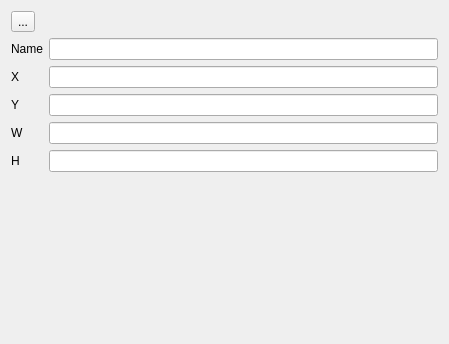
<?xml version="1.0" encoding="UTF-8"?>
<ui version="4.0">
 <class>properties</class>
 <widget class="properties" name="properties">
  <property name="geometry">
   <rect>
    <x>0</x>
    <y>0</y>
    <width>449</width>
    <height>344</height>
   </rect>
  </property>
  <layout class="QFormLayout" name="formLayout">
   <item row="0" column="0">
    <widget class="QToolButton" name="btn_filter">
     <property name="text">
      <string>...</string>
     </property>
    </widget>
   </item>
   <item row="1" column="0">
    <widget class="QLabel" name="lbl_name">
     <property name="text">
      <string>Name</string>
     </property>
    </widget>
   </item>
   <item row="2" column="0">
    <widget class="QLabel" name="lbl_x">
     <property name="text">
      <string>X</string>
     </property>
    </widget>
   </item>
   <item row="3" column="0">
    <widget class="QLabel" name="lbl_y">
     <property name="text">
      <string>Y</string>
     </property>
    </widget>
   </item>
   <item row="4" column="0">
    <widget class="QLabel" name="lbl_w">
     <property name="text">
      <string>W</string>
     </property>
    </widget>
   </item>
   <item row="5" column="0">
    <widget class="QLabel" name="lbl_h">
     <property name="text">
      <string>H</string>
     </property>
    </widget>
   </item>
   <item row="1" column="1">
    <widget class="QLineEdit" name="edit_name"/>
   </item>
   <item row="2" column="1">
    <widget class="QLineEdit" name="edit_x"/>
   </item>
   <item row="3" column="1">
    <widget class="QLineEdit" name="edit_y"/>
   </item>
   <item row="4" column="1">
    <widget class="QLineEdit" name="edit_w"/>
   </item>
   <item row="5" column="1">
    <widget class="QLineEdit" name="edit_h"/>
   </item>
  </layout>
 </widget>
 <customwidgets>
  <customwidget>
   <class>properties</class>
   <extends>QWidget</extends>
   <header>properties.h</header>
   <container>1</container>
  </customwidget>
 </customwidgets>
 <resources/>
 <connections/>
</ui>
